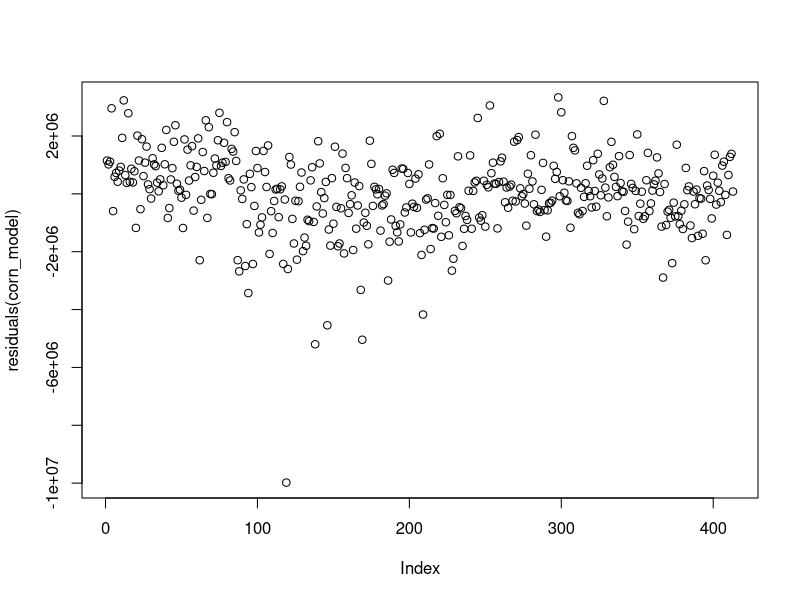
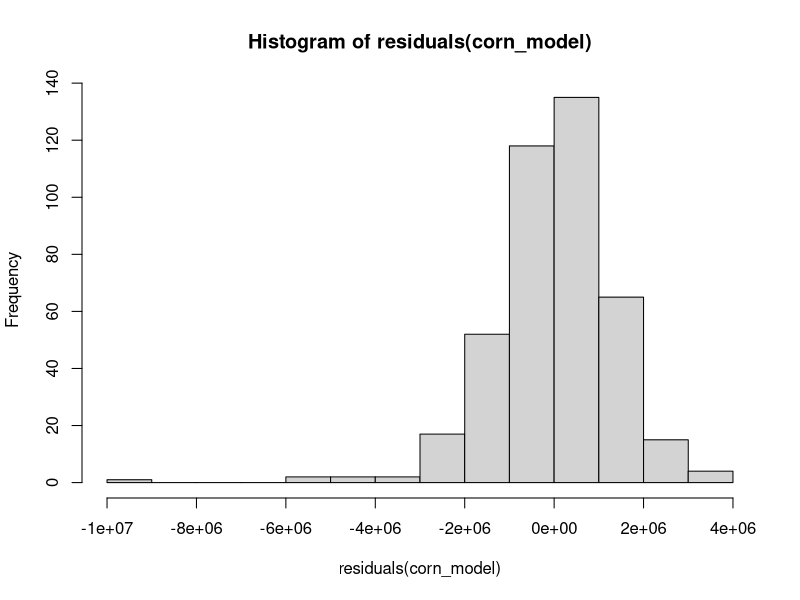
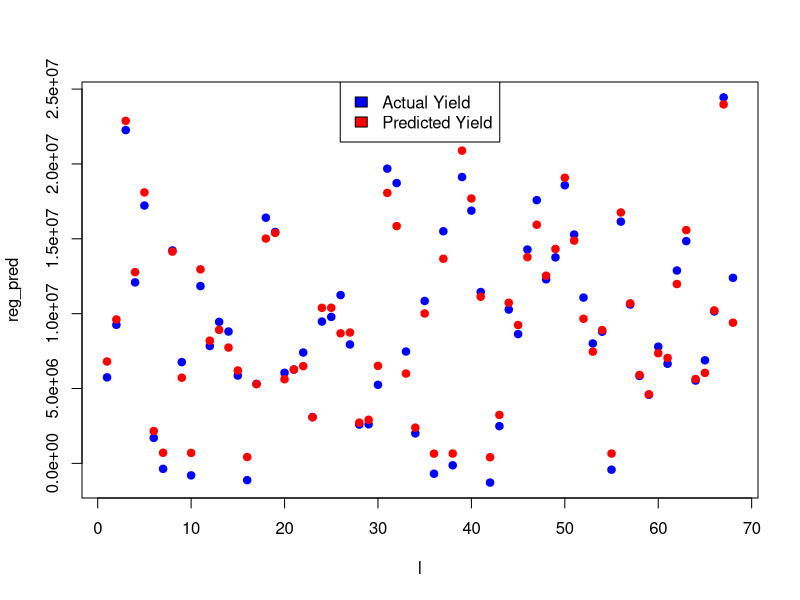
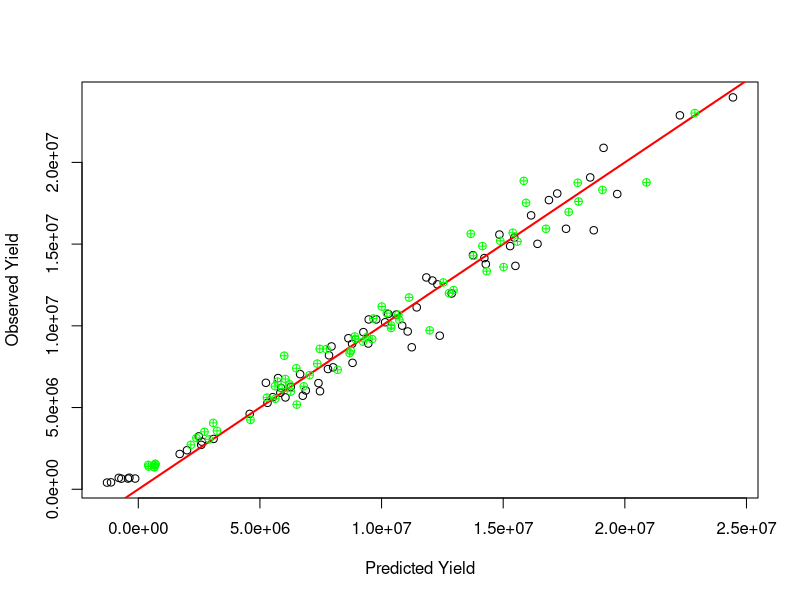
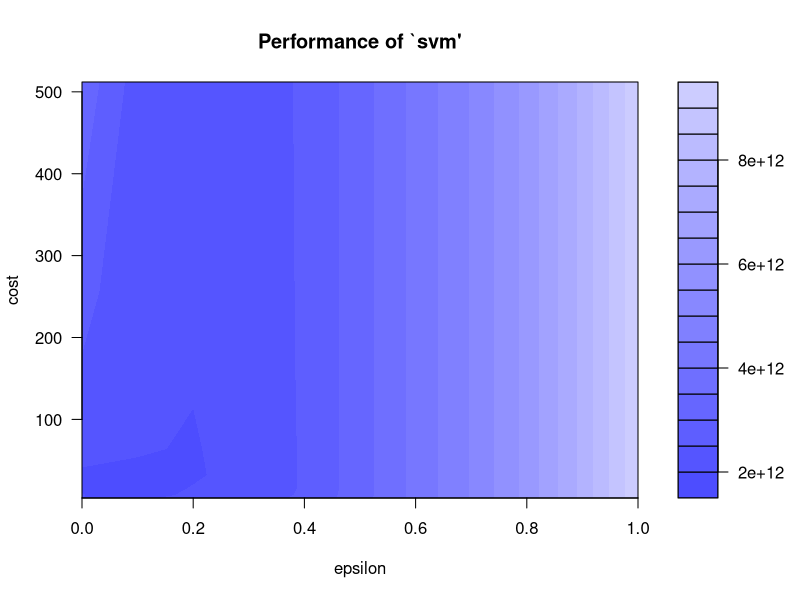

The R source for these figures, in order: (Note: this script raises an error after producing the figures.)
setwd("G:/giscourse/project/datatoMakemodel/")
data <- read.csv('dataset_toMakemodel.csv' , header = TRUE)

train_data <- data[ which(data$Year!= 2019), ]
test_data <- data[which(data$Year== 2019),]

test_input_var<- c("ndvi","gndvi","evi","Area_planted_Acr_f")
test_input <- test_data[test_input_var]

test_out_var <- c('yield_total_Bu')
test_out <- test_data[test_out_var]
rownames(test_out) <- NULL 
corn_model<- lm(yield_total_Bu~ ndvi+gndvi+evi+Area_planted_Acr_f, data = train_data)
summary(corn_model)

reg_pred = predict(corn_model, newdata = test_input)
plot(residuals(corn_model))
hist(residuals(corn_model))

m = mean(test_out$yield_total_Bu)
rss <- sum((reg_pred - test_out) ^ 2)  
tss <- sum((test_out - m) ^ 2)
rsq <- 1 - rss/tss
#[1] 0.25

l = 1:length(reg_pred)
l2 = length(test_out$yield_total_Bu)
plot(l, reg_pred, col = "blue", pch = 19)
points(l, test_out$yield_total_Bu, col = "red", pch = 19)
legend(x = "top", legend=c("Actual Yield", "Predicted Yield"), 
       fill = c("blue","red"))


mean(abs((test_out$yield_total_Bu - reg_pred)/test_out$yield_total_Bu)) * 100


plot(reg_pred,                                # Draw plot using Base R
     test_out$yield_total_Bu,
     xlab = "Predicted Yield",
     ylab = "Observed Yield")
abline(a = 0,                                        # Add straight line
       b = 1,
       col = "red",
       lwd = 2)
input_var<- c("ndvi","gndvi","evi","Area_planted_Acr_f","yield_total_Bu" )
inp = data[input_var]

cor(inp, use="complete.obs", method="pearson")

install.packages("e1071")
library(e1071)
svm_model <- svm(yield_total_Bu~ ndvi+gndvi+evi+Area_planted_Acr_f, data = train_data )
predicted_svm = predict(svm_model, newdata = test_input)

points(test_out$yield_total_Bu, predicted_svm, col = "green", pch=10)

##Tuning the SVM model

tuneResult<- tune(svm, yield_total_Bu~ ndvi+gndvi+evi+Area_planted_Acr_f, data = train_data,
                      ranges = list(epsilon = seq(0,1,0.1), cost = 2^(2:9))
)
print(tuneResult)
# Draw the tuning graph
plot(tuneResult)


##new SVR model

tunedModel <- tuneResult$best.model
tunedModelY <- predict(tunedModel, test_input )

error <- test_out$yield_total_Bu - tunedModelY

# this value can be different on your computer
# because the tune method  randomly shuffles the data
tunedModelRMSE <- rmse(error)  # 2.219642

points(test_out$yield_total_Bu, tunedModelY, col = "blue", pch=10)


m = mean(test_out$yield_total_Bu)
rss <- sum((predicted_svm - test_out) ^ 2)  
tss <- sum((test_out$yield_total_Bu - m) ^ 2)
rsq_svm <- 1 - rss/tss


rss <- sum((tunedModelY - test_out$yield_total_Bu) ^ 2)  
tss <- sum((test_out$yield_total_Bu - m) ^ 2)
rsq_svm_tuned <- 1 - rss/tss

MAPE_reg = mean(abs((test_out$yield_total_Bu - reg_pred)/test_out$yield_total_Bu)) * 100
MAPE_SVM = mean(abs((test_out$yield_total_Bu - predicted_svm)/test_out$yield_total_Bu)) * 100

MAPE_tuned = mean(abs((test_out$yield_total_Bu - tunedModelY)/test_out$yield_total_Bu)) * 100
ann_pred <- read.csv('ann_pred.csv' , header = TRUE)

rss <- sum((ann_pred$anns - test_out$yield_total_Bu) ^ 2)  
tss <- sum((test_out$yield_total_Bu - m) ^ 2)
rsq_ann <- 1 - rss/tss


MAPE_ANN = mean(abs((test_out$yield_total_Bu - ann_pred$anns)/test_out$yield_total_Bu)) * 100
points(test_out$yield_total_Bu, ann_pred$anns, col = "orange", pch=10)

legend(x = "topleft", legend=c("Actual Yield", "Regression Predicted", "SVM Predicted", "Tuned_SVM Predicted", "ANN Predicted"), 
       fill = c("red","black", "green","blue","orange"))


plot(l, predicted_svm, col = "blue", pch = 19)
points(l, test_out$yield_total_Bu, col = "red", pch = 19)
legend(x = "top", legend=c("Actual Yield", "Predicted Yield"), 
       fill = c("blue","red"))
plot(l, tunedModelY, col = "blue", pch = 19)
points(l, test_out$yield_total_Bu, col = "red", pch = 19)
legend(x = "top", legend=c("Actual Yield", "Predicted Yield"), 
       fill = c("blue","red"))

plot(l, ann_pred$anns, col = "blue", pch = 19)
points(l, test_out$yield_total_Bu, col = "red", pch = 19)
legend(x = "top", legend=c("Actual Yield", "Predicted Yield"), 
       fill = c("blue","red"))
